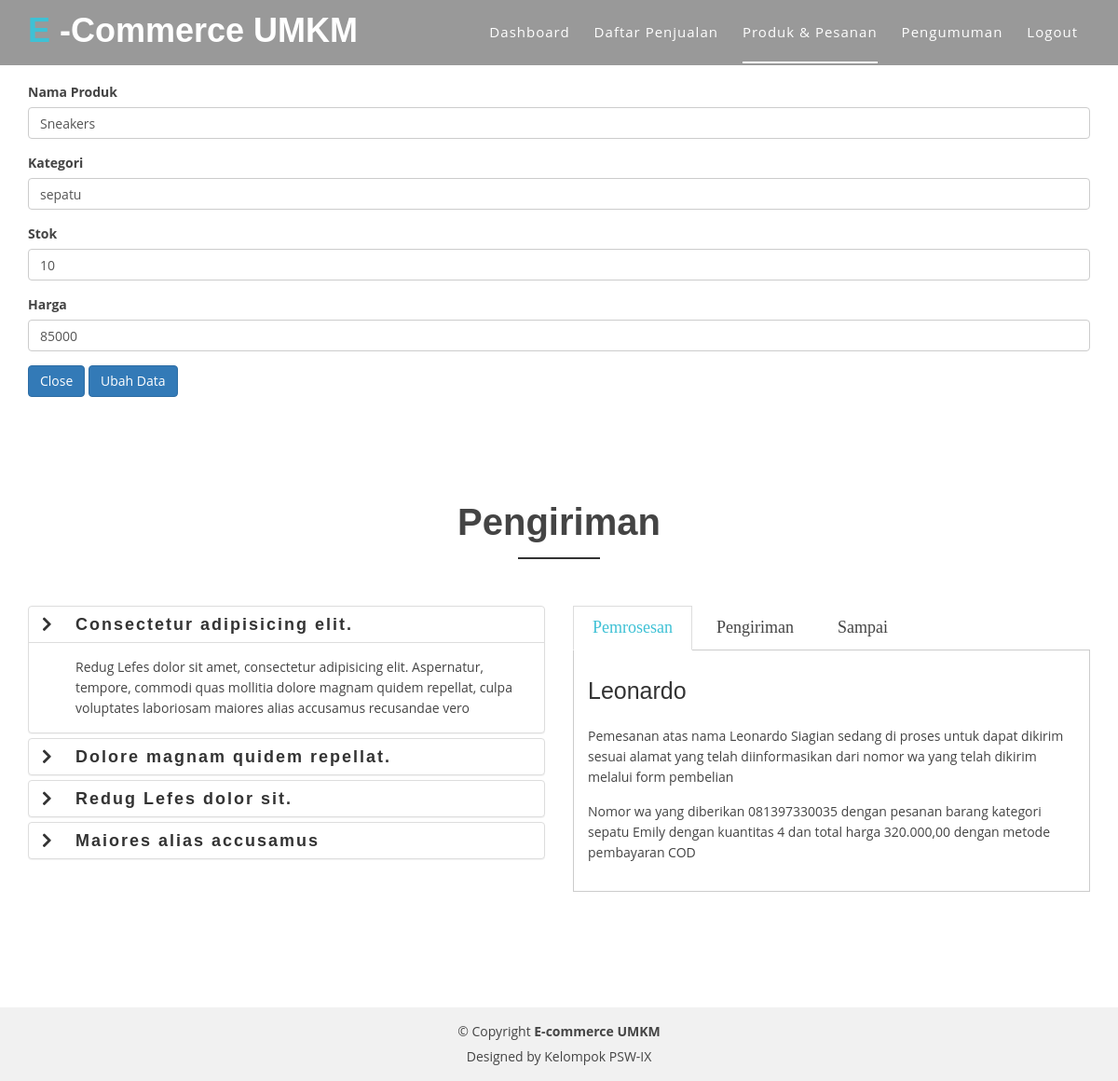
The page /ubahproduk.php?id=0001 (signed in) on the database its author committed.
### tables this page shows
CREATE TABLE `t_produk` (
  `kode_produk` varchar(100) NOT NULL,
  `nama_produk` varchar(100) NOT NULL,
  `kategori` varchar(100) NOT NULL,
  `stok` int(11) NOT NULL,
  `harga` int(11) NOT NULL
);

### koneksi.php (called while the page is built, shortened)
<?php
$db = mysqli_connect('localhost', 'root', '', 'psw2_proyek');
function EksekusiQuery($query)
{
    global $db;
    $result = mysqli_query($db, $query);
    return $result;
}
function GetDaftarProduk($id)
{
    $query = "SELECT * FROM t_produk WHERE kode_produk = '$id'";
    $result = EksekusiQuery($query);
    $data = mysqli_fetch_assoc($result);
    return $data;
}

### ubahproduk.php (the view, shortened to what this page needs)
<?php
    require_once 'koneksi.php';
    $ubah = $_GET["id"];
    $data = GetDaftarProduk($ubah);
?>
<!doctype html>
<html lang="en">
<head>
    <link href="lib/bootstrap/css/bootstrap.min.css" rel="stylesheet">
    <link href="lib/nivo-slider/css/nivo-slider.css" rel="stylesheet">
    <link href="lib/owlcarousel/owl.carousel.css" rel="stylesheet">
    <link href="lib/owlcarousel/owl.transitions.css" rel="stylesheet">
    <link href="lib/font-awesome/css/font-awesome.min.css" rel="stylesheet">
    <link href="lib/animate/animate.min.css" rel="stylesheet">
    <link href="lib/venobox/venobox.css" rel="stylesheet">
    <link href="css/nivo-slider-theme.css" rel="stylesheet">
    <link href="css/style.css" rel="stylesheet">
    <link href="css/responsive.css" rel="stylesheet">
</head>
<body data-spy="scroll" data-target="#navbar-example">
    <header>
        <div id="sticker" class="header-area">
            <div class="container">
                <div class="row">
                    <div class="col-md-12 col-sm-12">
                        <nav class="navbar navbar-default">
                        <div class="navbar-header">
                            <a class="navbar-brand page-scroll sticky-logo">
                                <h1>
                                    <span>
                                    </span>
                                    -Commerce UMKM
                                </h1>
                            </a>
                        </div>
                        <div class="collapse navbar-collapse main-menu bs-example-navbar-collapse-1" id="navbar-example">
                            <ul class="nav navbar-nav navbar-right">
                                <li>
                                    <a class="page-scroll" href="dashboard.php">Dashboard</a>
                                </li>
                                <li>
                                    <?php
                                        if($_SESSION['admin']) { ?>
                                            <a class="page-scroll" href="beli.php">Daftar Penjualan</a><?php
                                        }
                                        else{?>
                                            <a class="page-scroll" href="beli.php">Beli</a><?php
                                        }
                                    ?>
                                </li>
                                <li class="active">
                                    <?php
                                        if($_SESSION['admin']) { ?>
                                            <a class="page-scroll" href="produk.php">Produk & Pesanan</a><?php
                                        }
                                        else{?>
                                            <a class="page-scroll" href="keranjang.php">Keranjang</a><?php
                                        }
                                    ?>
                                </li>
                                <li>
                                    <a class="page-scroll" href="pengumuman.php">Pengumuman</a>
                                </li>
                                <li>
                                    <a class="page-scroll" href="logout.php">
                                        Logout
                                    </a>
                                </li>
                            </ul>
                        </div>
                    </nav>
                    </div>
                </div>
            </div>
        </div>
    </header>
  <br><br><br><br>
    <section class="blog-page-section spad ">
        <div class="container">
            <form action="ubahprodukprocess.php" method="POST" enctype="multipart/form-data">
                <div class="form-group">
                    <label for="nama">
                        Nama Produk
                    </label>
                    <input type="text" class="form-control" id="nama_produk" name="nama_produk" value="<?= $data['nama_produk']  ?>">
                </div>
                <div class="form-group">
                    <label for="">
                        Kategori
                    </label>
                    <input type="text" class="form-control" id="kategori" name="kategori" value="<?= $data['kategori']  ?>">
                </div>
                <div class="form-group">
                    <label for="">
                        Stok
                    </label>
                    <input type="number" class="form-control" id="stok" name="stok" value="<?= $data['stok']  ?>" >
                </div>
                <div class="form-group">
                    <label for="">
                        Harga
                    </label>
                    <input type="number" class="form-control" id="harga" name="harga" value="<?= $data['harga']  ?>" >
                </div>
                <button type="button" class="btn btn-primary" data-dismiss="modal"><a href="produk.php" style="color:white;">Close</a></button>
                <button type="submit" name="submit" class="btn btn-primary">
                    Ubah Data
                </button>
            </form>
        </div>
    </section>
    <br><br>
    <div class="faq-area area-padding">
        <div class="container">
            <div class="row">
                <div class="col-md-12 col-sm-12 col-xs-12">
                    <div class="section-headline text-center">
                        <h2>
                            Pengiriman
                        </h2>
                    </div>
                </div>
            </div>
            <div class="row">
                <div class="col-md-6 col-sm-6 col-xs-12">
                    <div class="faq-details">
                        <div class="panel-group" id="accordion">
                            <div class="panel panel-default">
                                <div class="panel-heading">
                                    <h4 class="check-title">
                                        <a data-toggle="collapse" data-parent="#accordion" href="#check1">
                                            <span class="acc-icons"></span>Consectetur adipisicing elit.
                                        </a>
                                    </h4>
                                </div>
                                <div id="check1" class="panel-collapse collapse in">
                                    <div class="panel-body">
                                        <p>
                                            Redug Lefes dolor sit amet, consectetur adipisicing elit. Aspernatur, tempore, commodi quas mollitia dolore magnam quidem repellat, culpa voluptates laboriosam maiores alias accusamus recusandae vero
                                        </p>
                                    </div>
                                </div>
                            </div>
                            <div class="panel panel-default">
                                <div class="panel-heading">
                                        <h4 class="check-title">
                                            <a data-toggle="collapse" data-parent="#accordion" href="#check2">
                                                <span class="acc-icons"></span> Dolore magnam quidem repellat.
                                            </a>
                                        </h4>
                                </div>
                            </div>
                            <div class="panel panel-default">
                                <div class="panel-heading">
                                    <h4 class="check-title">
                                        <a data-toggle="collapse" data-parent="#accordion" href="#check3">
                                            <span class="acc-icons"></span>Redug Lefes dolor sit.
                                        </a>
                                    </h4>
                                </div>
                            </div>
                            <div class="panel panel-default">
                                <div class="panel-heading">
                                    <h4 class="check-title">
                                        <a data-toggle="collapse" data-parent="#accordion" href="#check4">
                                            <span class="acc-icons"></span>Maiores alias accusamus
                                        </a>
                                    </h4>
                                </div>
                            </div>
                        </div>
                    </div>
                </div>
                <div class="col-md-6 col-sm-6 col-xs-12">
                    <div class="tab-menu">
                        <ul class="nav nav-tabs" role="tablist">
                            <li class="active">
                                <a href="#p-view-1" role="tab" data-toggle="tab">Pemrosesan</a>
                            </li>
                            <li>
                                <a href="#p-view-2" role="tab" data-toggle="tab">Pengiriman</a>
                            </li>
                            <li>
                                <a href="#p-view-3" role="tab" data-toggle="tab">Sampai</a>
                            </li>
                        </ul>
                    </div>
                    <div class="tab-content">
                        <div class="tab-pane active" id="p-view-1">
                            <div class="tab-inner">
                                <div class="event-content head-team">
                                    <h4>
                                        Leonardo
                                    </h4>
                                    <p>
                                        Pemesanan atas nama Leonardo Siagian sedang di proses untuk dapat dikirim sesuai alamat yang telah diinformasikan dari nomor wa yang telah dikirim melalui form pembelian
                                    </p>
                                    <p>
                                        Nomor wa yang diberikan 081397330035 dengan pesanan barang kategori sepatu Emily dengan kuantitas 4 dan total harga 320.000,00 dengan metode pembayaran COD
                                    </p>
                                </div>
                            </div>
                        </div>
                    </div>
                </div>
            </div>
        </div>
    </div>
    <br><br>
    <footer>
        <div class="footer-area-bottom">
            <div class="container">
                <div class="row">
                    <div class="col-md-12 col-sm-12 col-xs-12">
                    <div class="copyright text-center">
                        <p>
                            &copy; Copyright
                            <strong>
                                E-commerce UMKM
                            </strong>
                        </p>
                    </div>
                    <div class="credits">
                        Designed by Kelompok PSW-IX</a>
                    </div>
                    </div>
                </div>
            </div>
        </div>
    </footer>
</body>
</html>

### css/style.css (style rules this page uses)
html, body { height: 100%; }
p { margin: 0 0 15px; color: #444; }
h1, h2, h3, h4, h5, h6 { font-family: 'Raleway', sans-serif; margin: 0 0 15px; color: #444; font-weight: 500; }
h1 { font-size: 48px; line-height: 50px; }
h2 { font-size: 38px; line-height: 40px; }
h4 { font-size: 24px; line-height: 26px; }
a { transition: all 0.3s ease 0s; text-decoration: none; }
body { background: #fff none repeat scroll 0 0; color: #444; font-family: 'Open Sans', sans-serif; font-size: 14px; text-align: left; overflow-x: hidden; line-height: 22px; }
ul { list-style: outside none none; margin: 0; padding: 0; }
input, select, textarea, input[type="text"], input[type="date"], input[type="url"], input[type="email"], input[type="password"], input[type="tel"], button, button[type="submit"] { -moz-appearance: none; box-shadow: none !important; }
.area-padding { padding: 70px 0px 80px; }
.section-headline h2 { display: inline-block; font-size: 40px; font-weight: 600; margin-bottom: 70px; position: relative; text-transform: capitalize; }
.section-headline h2::after { border: 1px solid #333; bottom: -20px; content: ""; left: 0; margin: 0 auto; position: absolute; right: 0; width: 40%; }
.header-area { position: absolute; top: 0; left: 0; width: 100%; height: auto; background: rgba(0, 0, 0, 0.40); z-index: 9; }
.navbar-header a.navbar-brand { display: inline-block; height: 70px; padding: 15px 0; }
.main-menu ul.navbar-nav li { display: inline-block; padding: 0px 13px; }
.main-menu ul.navbar-nav li a { background: rgba(0, 0, 0, 0) none repeat scroll 0 0; color: #fff; font-size: 15px; font-weight: 500; padding: 24px 0px; text-transform: capitalize; letter-spacing: 1px; }
.main-menu ul.navbar-nav li.active > a::after { border: 1px solid #fff; bottom: 0px; content: ""; left: 0; position: absolute; width: 100%; }
.main-menu ul.navbar-nav li.active a { background: rgba(0, 0, 0, 0) none repeat scroll 0 0; color: #fff; position: relative; }
.navbar { border: medium none; margin-bottom: 0; }
.navbar-default { background: rgba(0, 0, 0, 0) none repeat scroll 0 0; }
.sticky-logo h1 { color: #fff; padding: 0; margin: 0; font-size: 36px; font-weight: bold; line-height: 1; }
.sticky-logo h1 span { color: #3ec1d5; }
.faq-details .panel-heading { padding: 0; }
.panel-default>.panel-heading { background-color: transparent; border: medium none; color: #333; }
.faq-details h4.check-title a { color: #333; display: block; font-weight: 700; letter-spacing: 2px; margin-left: 40px; padding: 6px 10px; text-decoration: none; }
.panel-body { padding: 15px 15px 0px 50px; }
.faq-details h4.check-title { color: #444; font-size: 18px; font-weight: 500; margin-bottom: 0; }
.event-content.head-team h4 { background: transparent none repeat scroll 0 0; color: #333; padding: 30px 0 10px; font-weight: 500; text-transform: capitalize; }
.tab-menu { display: block; text-align: center; }
.tab-menu ul.nav { margin: 0; padding: 0; }
.tab-menu ul.nav li { border: medium none; display: inline-block; }
.tab-content { border: 1px solid #ccc; padding: 0 15px 15px; }
.tab-menu ul.nav li a { background: rgba(0, 0, 0, 0) none repeat scroll 0 0; border-radius: 0; color: #444; display: block; font-weight: 500; margin-right: 5px; padding: 10px 20px; font-family: raleway; font-size: 18px; }
.tab-menu ul li.active a, .tab-menu ul li.hover a, .tab-menu ul li.focus a { border-bottom: 1px solid #fff; color: #3EC1D5 !important; }
.tab-menu .nav-tabs { border-bottom: none; }
.head-team h4 { display: inline-block; font-size: 25px; font-weight: 600; padding-bottom: 10px; text-transform: uppercase; }
.footer-area-bottom { background: #f1f1f1 none repeat scroll 0 0; padding: 15px 0; }
.copyright>p { margin-bottom: 0; color: #444; }
.credits { padding-top: 5px; text-align: center; }

### rows shown on the page
t_produk: nama_produk "Sneakers", kategori "sepatu", stok "10", harga "85000"
